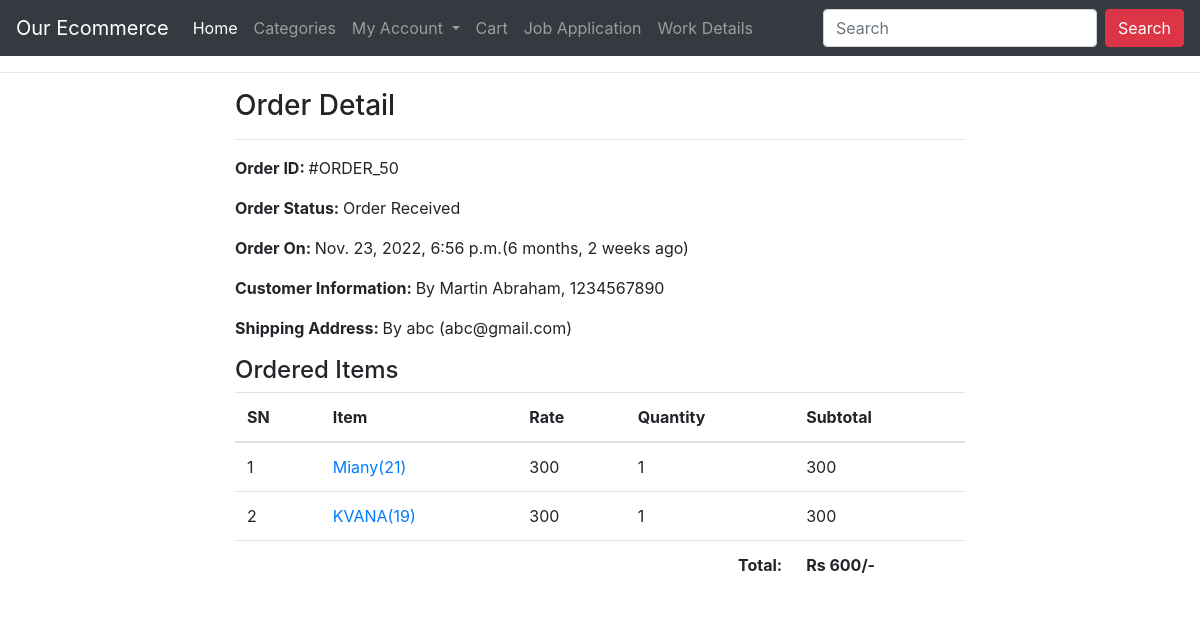
Page /profile/order-50/ (signed in) on the committed database.
### ecomapp/models.py (models this page shows, shortened)
class Order(models.Model):
    cart = models.OneToOneField(Cart, on_delete=models.CASCADE)
    ordered_by = models.CharField(max_length=200)
    shipping_address = models.CharField(max_length=200)
    mobile = models.CharField(max_length=10)
    email = models.EmailField(null=True, blank=True)
    subtotal = models.PositiveIntegerField()
    discount = models.PositiveIntegerField()
    total = models.PositiveIntegerField()
    order_status = models.CharField(max_length=50, choices=ORDER_STATUS)
    created_at = models.DateTimeField(auto_now_add=True)
    payment_method = models.CharField(
        max_length=20, choices=METHOD, default="Cash On Delivery")
    payment_completed = models.BooleanField(
        default=False, null=True, blank=True)

class CartProduct(models.Model):
    cart = models.ForeignKey(Cart, on_delete=models.CASCADE)
    product = models.ForeignKey(Product, on_delete=models.CASCADE)
    rate = models.PositiveIntegerField()
    quantity = models.PositiveIntegerField()
    subtotal = models.PositiveIntegerField()

class Product(models.Model):
    title = models.CharField(max_length=200)
    slug = models.SlugField(unique=True)
    category = models.ForeignKey(Category, on_delete=models.CASCADE)
    image = models.ImageField(upload_to="products")
    marked_price = models.PositiveIntegerField()
    selling_price = models.PositiveIntegerField()
    description = models.TextField()
    warranty = models.CharField(max_length=300, null=True, blank=True)
    return_policy = models.CharField(max_length=300, null=True, blank=True)
    view_count = models.PositiveIntegerField(default=0)

### ecomapp/views.py (the view)
# urls.py: path("profile/order-<int:pk>/", CustomerOrderDetailView.as_view(),
class CustomerOrderDetailView(DetailView):
    template_name = "customerorderdetail.html"
    model = Order
    context_object_name = "ord_obj"
    def dispatch(self, request, *args, **kwargs):
        if request.user.is_authenticated and Customer.objects.filter(user=request.user).exists():
            order_id = self.kwargs["pk"]
            order = Order.objects.get(id=order_id)
            if request.user.customer != order.cart.customer:
                return redirect("ecomapp:customerprofile")
        else:
            return redirect("/login/?next=/profile/")
        return super().dispatch(request, *args, **kwargs)

### templates/customerorderdetail.html (shortened to what this page needs)
{% extends "base.html" %}
{% load humanize %}
{% block content %}
<div class="container">
    <div class="row">
        <div class="col-md-8 mx-auto">
            <h3>Order Detail</h3><hr>
            <p><span class="font-weight-bold">Order ID: </span> #ORDER_{{ord_obj.id}}</p>
            <p><span class="font-weight-bold">Order Status: </span> {{ord_obj.order_status}}</p>
            <p><span class="font-weight-bold">Order On: </span> {{ord_obj.created_at}}({{ord_obj.created_at|timesince}} ago)</p>
            <p><span class="font-weight-bold">Customer Information: </span> By {{ord_obj.ordered_by}}, {{ord_obj.mobile}}</p>
            <p><span class="font-weight-bold">Shipping Address: </span> By {{ord_obj.shipping_address}} ({{ord_obj.email}})</p>
            <h4>Ordered Items</h4>
            <table class="table">
                <thead>
                    <tr>
                        <th>SN</th>
                        <th>Item</th>
                        <th>Rate</th>
                        <th>Quantity</th>
                        <th>Subtotal</th>
                    </tr>
                </thead>
                <tbody>
                    {% for cp in ord_obj.cart.cartproduct_set.all %}
                    <tr>
                        <td>{{forloop.counter}}</td>
                        <td><a target="_blank" href="{% url 'ecomapp:productdetail' cp.product.slug %}">{{cp.product.title}}({{cp.product.id}})</a></td>
                        <td>{{cp.rate}}</td>
                        <td>{{cp.quantity}}</td>
                        <td>{{cp.subtotal}}</td>
                    </tr>
                    {% endfor %}
                    <tr>
                        <th colspan="4" class="text-right">Total: </th>
                        <th>Rs {{ord_obj.total|intcomma}}/-</th>
                    </tr>
                </tbody>
            </table>
        </div>
    </div>
</div>
{% endblock %}

### rows in the picture
Order: id "50", order_status "Order Received", created_at "Nov. 23, 2022, 6:56 p.m.", created_at "6 months, 2 weeks", ordered_by "Martin Abraham", mobile "1234567890", shipping_address "abc", email "abc@gmail.com", total "600"
CartProduct: product "Miany", product.id "21", rate "300", quantity "1", subtotal "300"
CartProduct: product "KVANA", product.id "19", rate "300", quantity "1", subtotal "300"
